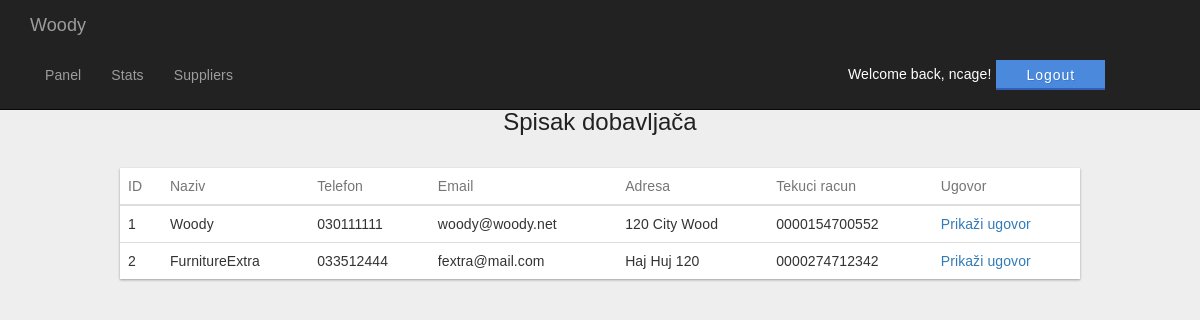
The app's page /managerSuppliers.php (signed in) with its own data.
### tables this page shows
CREATE TABLE IF NOT EXISTS `ugovor` (
  `UgovorID` int(11) NOT NULL AUTO_INCREMENT,
  `DobavljacID` int(11) NOT NULL,
  `Path` varchar(255) NOT NULL,
  PRIMARY KEY (`UgovorID`),
  UNIQUE KEY `Path` (`Path`),
  KEY `DobavljacID` (`DobavljacID`)
);

CREATE TABLE IF NOT EXISTS `dobavljac` (
  `DobavljacID` int(11) NOT NULL AUTO_INCREMENT,
  `Naziv` varchar(100) NOT NULL,
  `Telefon` varchar(20) NOT NULL,
  `Email` varchar(100) NOT NULL,
  `Adresa` varchar(100) NOT NULL,
  `TekuciRacun` varchar(100) NOT NULL,
  `Opis` text NOT NULL,
  `Ocjena` decimal(10,0) NOT NULL,
  PRIMARY KEY (`DobavljacID`)
);

### managerSuppliers.php (the view, shortened to what this page needs)
<!DOCTYPE html>
<html lang="en">
<head>
    <link href="css/managerPanel.css" rel="stylesheet">
    <link href="css/bootstrap.min.css" rel="stylesheet">
    <link href="css/heroic-features.css" rel="stylesheet">
    <link rel="stylesheet" href="css/login.css">
  </head>
<body>
  <nav class="navbar navbar-inverse navbar-fixed-top" role="navigation">
      <div class="container">
          <div class="navbar-header">
              <a class="navbar-brand" href="#">Woody</a>
          </div>
          <div class="collapse navbar-collapse" id="bs-example-navbar-collapse-1">
              <ul class="nav navbar-nav">
                  <li>
                      <a href="managerPanel.php">Panel</a>
                  </li>
                  <li>
                      <a href="managerStats.php">Stats</a>
                  </li>
                  <li>
                      <a href="managerSuppliers.php">Suppliers</a>
                  </li>
                    <?php if (isset($_SESSION['username'])) { ?>
                    <li>
                        <div id="dummyy"></div>
                    </li>
                    <li>
                      <p id="welcomeuser">Welcome back, <?= $_SESSION['username']; ?>!</p><br>
                    </li>
                    <li>
                      <button type="button" class="buttonBluee"  onclick="location.href = 'logout.php';">Logout</button>
                    </li>
                    <?php } ?>
              </ul>
          </div>
      </div>
  </nav>
<?php
  $db = InitBase();
  $statement = $db->prepare("SELECT a.DobavljacID, a.Naziv, a.Telefon, a.Email, a.Adresa, a.TekuciRacun, b.Path FROM dobavljac a,
  ugovor b WHERE a.DobavljacID = b.DobavljacID");
  $statement->execute();
 ?>
<div id="demo">
  <h1>Spisak dobavljača</h1>
  <br>
  <div class="table-responsive-vertical shadow-z-1">
  <table id="table" class="table table-hover table-mc-light-blue">
      <thead>
        <tr>
          <th>ID</th>
          <th>Naziv</th>
          <th>Telefon</th>
          <th>Email</th>
          <th>Adresa</th>
          <th>Tekuci racun</th>
          <th>Ugovor</th>
        </tr>
      </thead>
      <tbody>
        <?php
          while ($u = $statement->fetch(PDO::FETCH_ASSOC))
          {
        ?>
              <tr>
                <td data-title="ID"><?php echo $u["DobavljacID"]?></td>
                <td data-title="Naziv"><?php echo $u["Naziv"]?></td>
                <td data-title="Telefon"><?php echo $u["Telefon"]?></td>
                <td data-title="Email"><?php echo $u["Email"]?></td>
                <td data-title="Adresa"><?php echo $u["Adresa"]?></td>
                <td data-title="TekuciRacun"><?php echo $u["TekuciRacun"]?></td>
                <td data-title="Ugovor"><a href='<?php echo $u["Path"];?>' target='_blank'>Prikaži ugovor</a></td>
              </tr>
        <?php
          }
        ?>
      </tbody>
    </table>
  </div>
</div>
</body>
</html>

### css/managerPanel.css (style rules this page uses)
*, *:after, *:before { -webkit-box-sizing: border-box; -moz-box-sizing: border-box; box-sizing: border-box; }
html, body { position: relative; min-height: 100%; height: 100%; }
html { position: relative; overflow-x: hidden; margin: 16px; padding: 0; min-height: 100%; font-size: 62.5%; }
body { font-family: 'RobotoDraft', 'Roboto', 'Helvetica Neue, Helvetica, Arial', sans-serif; font-style: normal; font-weight: 300; font-size: 1.4rem; line-height: 2rem; letter-spacing: 0.01rem; color: #212121; background-color: #f5f5f5; -webkit-font-smoothing: antialiased; -moz-osx-font-smoothing: grayscale; text-rendering: optimizeLegibility; }
#welcomeuser { color: white; display: inline-block; line-height: 3.5; padding-right: 5px; }
#dummyy { background: transparent; border: 0; margin: .6em 0 1em 0; position: relative; display: block; height: 30px; width: 600px; padding: 5px 30px; }
#demo { margin: 20px auto; max-width: 960px; }
#demo h1 { font-size: 2.4rem; line-height: 3.2rem; letter-spacing: 0; font-weight: 300; color: #212121; text-transform: inherit; margin-bottom: 1rem; text-align: center; }
.shadow-z-1 { -webkit-box-shadow: 0 1px 3px 0 rgba(0, 0, 0, 0.12), 0 1px 2px 0 rgba(0, 0, 0, 0.24); -moz-box-shadow: 0 1px 3px 0 rgba(0, 0, 0, 0.12), 0 1px 2px 0 rgba(0, 0, 0, 0.24); box-shadow: 0 1px 3px 0 rgba(0, 0, 0, 0.12), 0 1px 2px 0 rgba(0, 0, 0, 0.24); }
.table { width: 100%; max-width: 100%; margin-bottom: 2rem; background-color: #fff; }
.table > thead > tr, .table > tbody > tr, .table > tfoot > tr { -webkit-transition: all 0.3s ease; -o-transition: all 0.3s ease; transition: all 0.3s ease; }
.table > thead > tr > th, .table > tbody > tr > th, .table > tfoot > tr > th, .table > thead > tr > td, .table > tbody > tr > td, .table > tfoot > tr > td { text-align: left; padding: 1.6rem; vertical-align: top; border-top: 0; -webkit-transition: all 0.3s ease; -o-transition: all 0.3s ease; transition: all 0.3s ease; }
.table > thead > tr > th { font-weight: 400; color: #757575; vertical-align: bottom; border-bottom: 1px solid rgba(0, 0, 0, 0.12); }
.table > caption + thead > tr:first-child > th, .table > colgroup + thead > tr:first-child > th, .table > thead:first-child > tr:first-child > th, .table > caption + thead > tr:first-child > td, .table > colgroup + thead > tr:first-child > td, .table > thead:first-child > tr:first-child > td { border-top: 0; }

### css/heroic-features.css (style rules this page uses)
body { padding-top: 70px; }

### css/login.css (style rules this page uses)
* { box-sizing:border-box; }
body { font-family: Helvetica; background: #eee; -webkit-font-smoothing: antialiased; }
h1, h3 { font-weight: 300; }
h1 { color: #636363; }
.buttonBluee { background: #4a89dc; border: 0; -webkit-font-smoothing: antialiased; border-bottom: 2px solid #3160B6; text-align: center; letter-spacing: 1px; vertical-align: middle; color: #fff; margin: .7em 0 1em 0; text-shadow: 1px 1px 0 rgba(39, 110, 204, .5); position: relative; display: inline-block; font-size: 14px; line-height: 20px; height: 30px; width: 100%; padding: 5px 30px; }

### records on screen
ugovor: DobavljacID.DobavljacID "1", DobavljacID.Naziv "Woody", DobavljacID.Telefon "030111111", DobavljacID.Email "woody@woody.net", DobavljacID.Adresa "120 City Wood", DobavljacID.TekuciRacun "0000154700552"
ugovor: DobavljacID.DobavljacID "2", DobavljacID.Naziv "FurnitureExtra", DobavljacID.Telefon "033512444", DobavljacID.Email "fextra@mail.com", DobavljacID.Adresa "Haj Huj 120", DobavljacID.TekuciRacun "0000274712342"

### other values on screen
$_SESSION['username'] "ncage"
